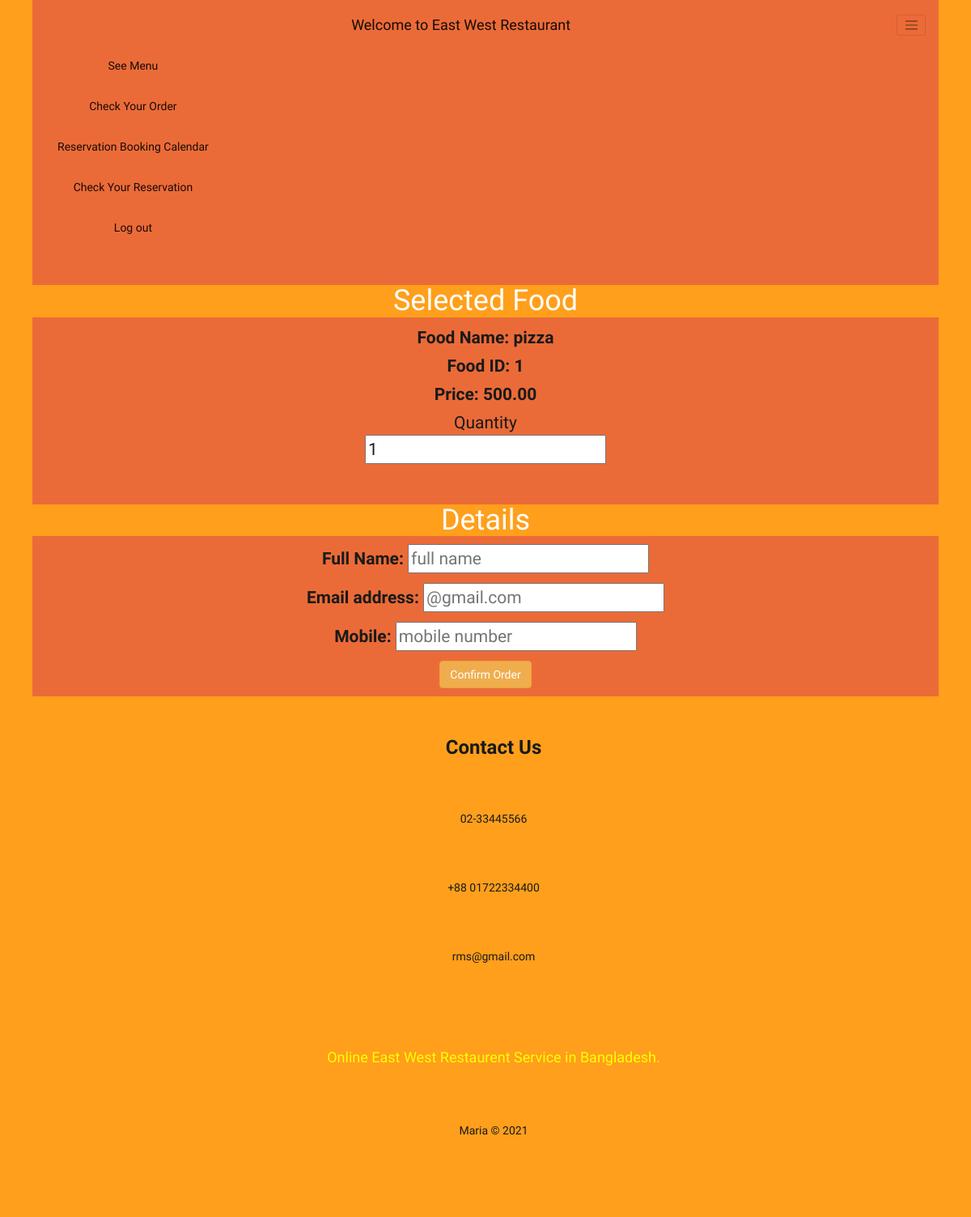
Page /cus_order.php?f_id=1 on the committed database.
### tables this page shows
CREATE TABLE `food` (
  `food_id` int(255) NOT NULL,
  `foodname` varchar(255) NOT NULL,
  `foodtype` varchar(255) NOT NULL,
  `description` text NOT NULL,
  `price` decimal(10,2) NOT NULL
);

### cus_order.php (the view, shortened to what this page needs)
<?php require 'userhead.php'; ?>
<?php
           require 'db.php';
		   if(isset($_GET['f_id']))
		    {
				$f_id=$_GET['f_id'];
				$sql= "SELECT * FROM food WHERE food_id=$f_id";
				$result = mysqli_query($conn,$sql);
				$check=mysqli_num_rows($result);
				if($check==1)
				{
					$fetch=mysqli_fetch_assoc($result);
					$f_name=$fetch['foodname'];
					$f_id=$fetch['food_id'];
					$price=$fetch['price'];
				}
				else
				{
				}
			}
?>
<html>
 <link rel="stylesheet" href="https://maxcdn.bootstrapcdn.com/bootstrap/3.3.7/css/bootstrap.min.css">
<link rel="stylesheet" href="reg&log.css">
	<form action="" method="post" class="order">
	<fieldset>
		<h1>Selected Food</h1>
		<div class="food-menu-desc" >
		<label for="un"> Food Name: <?php echo  $f_name;?></label><br>
		<label for="un"> Food ID: <?php echo  $f_id;?></label><br>
		<label for="un"> Price: <?php echo $price;?></label><br>
		</div>
		<div class="order-label">Quantity</div>
		<input type="number" name="qty" class="input-responsive" value="1" required>
		<br>
		</fieldset>
		<br>
		<fieldset>
		<h1>Details</h1>
		<div class="mb-3">
          <label for="un"> Full Name:</label>
          <input id="un" type="text" name="username" placeholder="full name" required><br>
        </div>
        <div class="mb-3">
          <label for="exampleInputEmail1">Email address:</label>
          <input id="exampleInputEmail1" type="email" name="email" placeholder="@gmail.com" required><br>
        </div>
        <div class="mb-3">
          <label for="mb">Mobile:</label>
          <input id="mb" type="text" name="mobile" placeholder="mobile number" required><br>
        </div>
		</fieldset>
		<input type="submit" name="submit" class="btn btn-warning" value="Confirm Order">
	</form>
</html>
<?php require 'head&foot/footer.php'; ?>

### reg&log.css (style rules this page uses)
body { font-family: 'Orelega One', cursive; background-color: #eb6b38; color: #191a19; text-align: center; border: 40px solid #FF9F1C; border-top: 0px; margin: 0px; }
h1 { background-color: #FF9F1C; color: #FDFFFC; }
form { font-family: 'Orelega One', cursive; font-size: 1.5em; margin-bottom: 10px; }

### userhead.php (style rules this page uses)
body { font-family: 'Orelega One', cursive; background-color: white; color: #191a19; text-align: center; border: 40px solid #FF9F1C; border-top: 0px; margin: 0px; }

### rows in the picture
food: foodname "pizza", food_id "1", price "500.00"
